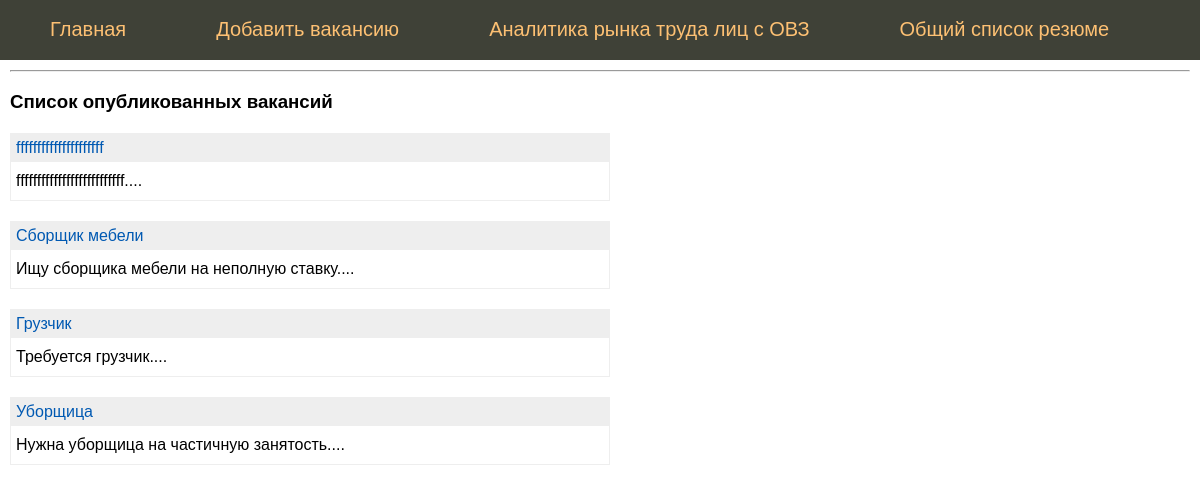
/, run on an earlier commit of the app's database.
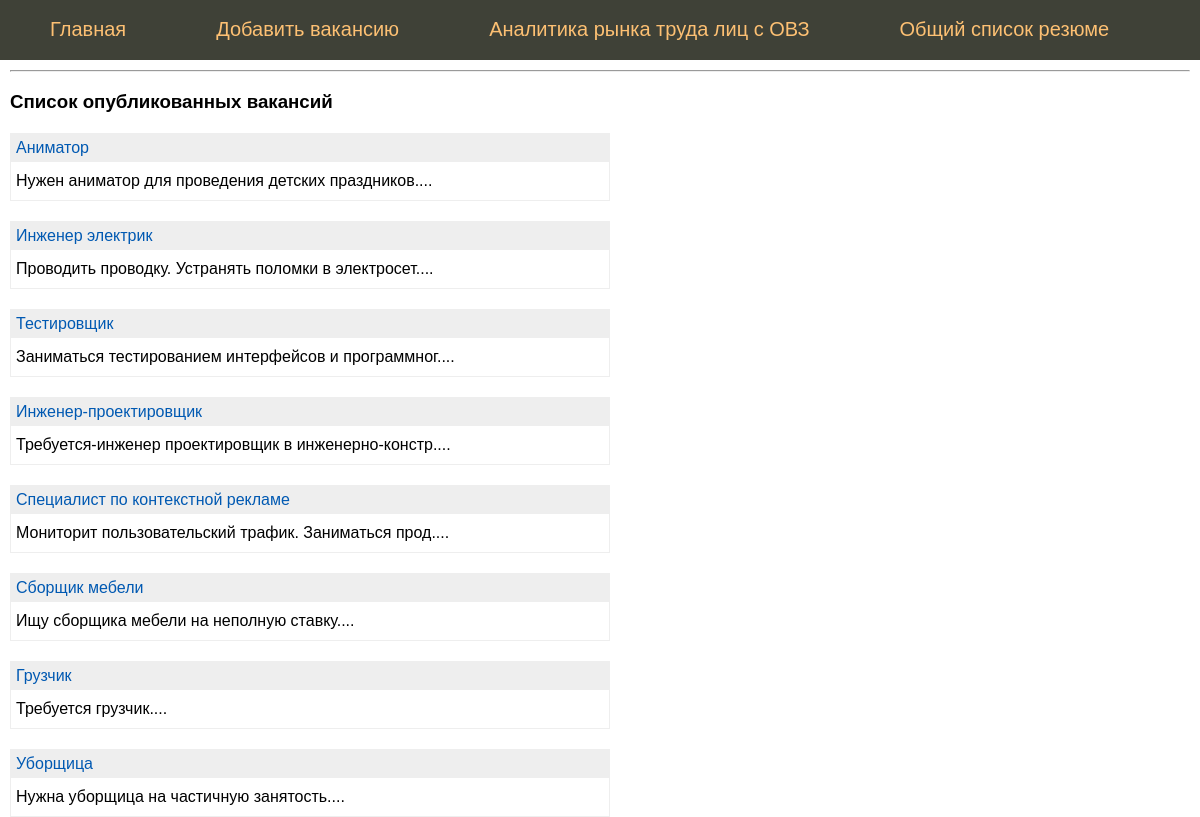
And on a later commit of the database.
### tables this page shows
CREATE TABLE mainmenu (
id integer PRIMARY KEY AUTOINCREMENT,
title text NOT NULL,
url text NOT NULL
);

CREATE TABLE vacancy (
id integer PRIMARY KEY AUTOINCREMENT,
name text NOT NULL,
city text NOT NULL,
salary text NOT NULL,
schedule text NOT NULL,
description text NOT NULL,
time integer NOT NULL
);

### flsite.py (the view)
@app.route('/')
def index():
    db = get_db() # установка соединения в момент прихода запроса
    '''
    Функцию get_db() можно при необходимости вызывать в каждом обработчике для того чтобы установить соединение с БД
    '''
    dbase = FDataBase(db)
    print(dbase.getMenu())
    return render_template('index.html',
                           menu = dbase.getMenu(),
                           vacancy=dbase.getVacancyAnonce())

### FDataBase.py (called while the page is built)
    def getMenu(self):
        sql = '''SELECT * FROM mainmenu'''
        try:
            self.__cur.execute(sql)
            res = self.__cur.fetchall()
            if res: return res
        except:
            print("Ошибка чтения из БД")
        return []

    def getVacancyAnonce(self):
        try:
            self.__cur.execute(f"SELECT id, name, description FROM vacancy ORDER BY time DESC")
            res = self.__cur.fetchall()
            if res: return res
        except sqlite3.Error as e:
            print("Ошибка получения вакансии из БД "+str(e))
        return []

### flsite.py (called while the page is built)
def connect_db():
    conn = sqlite3.connect(app.config['DATABASE'])
    conn.row_factory = sqlite3.Row # Записи из БД представлены не в виде кортежей, а в виде словаря
    return conn

def get_db():
    if not hasattr(g, 'link_db'):
        g.link_db = connect_db()
    return g.link_db

### templates/index.html
{% extends 'base.html' %}
{% block content %}
{{ super() }}
<hr>
<h3>Список опубликованных вакансий</h3>
<ul class="list-posts">
{% for p in vacancy %}
<li>
<p class="title"><a href="{{ url_for('showVacancy', id_vacancy=p.id)}}">{{p.name}}</a></p>
<p class="annonce">{{ p.description[:50] | striptags  }}....</p>
</li>
{% endfor %}
</ul>
{% endblock %}

### templates/base.html (shortened to what this page needs)
<!DOCTYPE html>
<html>
<head>
</head>
<body>
{% block content %}
	{% block mainmenu %}
		<ul class="mainmenu">
			{% for p in menu %}
			<li><a href="{{p.url}}">{{p.title}}</a></li>
			{% endfor %}
		</ul>
	{% endblock mainmenu %}
	<div class="content">
{% endblock %}
</div>
</body>
</html>

What changed in the data, as far as the page shows it:
removed vacancy: name "fffffffffffffffffffff", description "ffffffffffffffffffffffffff"
added vacancy: name "Аниматор", description "Нужен аниматор для проведения детских праздников"
added vacancy: name "Инженер электрик", description "Проводить проводку. Устранять поломки в электросет"
added vacancy: name "Тестировщик", description "Заниматься тестированием интерфейсов и программног"
added vacancy: name "Инженер-проектировщик", description "Требуется-инженер проектировщик в инженерно-констр"
added vacancy: name "Специалист по контекстной рекламе", description "Мониторит пользовательский трафик. Заниматься прод"
